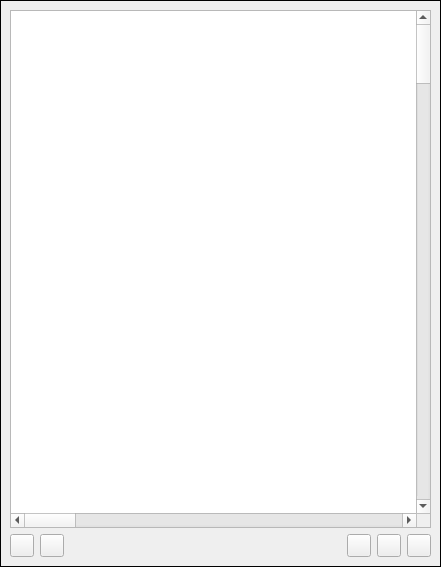
<?xml version="1.0" encoding="UTF-8"?>
<ui version="4.0">
 <class>PoseImageDisplayWidget</class>
 <widget class="QWidget" name="PoseImageDisplayWidget">
  <property name="geometry">
   <rect>
    <x>0</x>
    <y>0</y>
    <width>441</width>
    <height>567</height>
   </rect>
  </property>
  <property name="windowTitle">
   <string>Form</string>
  </property>
  <layout class="QVBoxLayout" name="verticalLayout">
   <property name="leftMargin">
    <number>0</number>
   </property>
   <property name="topMargin">
    <number>0</number>
   </property>
   <property name="rightMargin">
    <number>0</number>
   </property>
   <property name="bottomMargin">
    <number>0</number>
   </property>
   <item>
    <widget class="QFrame" name="imageFrame">
     <property name="minimumSize">
      <size>
       <width>0</width>
       <height>0</height>
      </size>
     </property>
     <property name="frameShape">
      <enum>QFrame::Panel</enum>
     </property>
     <property name="frameShadow">
      <enum>QFrame::Plain</enum>
     </property>
     <layout class="QVBoxLayout" name="verticalLayout_8">
      <item>
       <widget class="AvatarGraphicsView" name="avatarGraphicsView">
        <property name="sizePolicy">
         <sizepolicy hsizetype="Expanding" vsizetype="Expanding">
          <horstretch>0</horstretch>
          <verstretch>0</verstretch>
         </sizepolicy>
        </property>
        <property name="minimumSize">
         <size>
          <width>0</width>
          <height>200</height>
         </size>
        </property>
        <property name="autoFillBackground">
         <bool>false</bool>
        </property>
        <property name="styleSheet">
         <string notr="true"/>
        </property>
        <property name="frameShape">
         <enum>QFrame::StyledPanel</enum>
        </property>
        <property name="frameShadow">
         <enum>QFrame::Sunken</enum>
        </property>
        <property name="lineWidth">
         <number>1</number>
        </property>
        <property name="verticalScrollBarPolicy">
         <enum>Qt::ScrollBarAsNeeded</enum>
        </property>
        <property name="horizontalScrollBarPolicy">
         <enum>Qt::ScrollBarAsNeeded</enum>
        </property>
        <property name="sizeAdjustPolicy">
         <enum>QAbstractScrollArea::AdjustToContents</enum>
        </property>
        <property name="backgroundBrush">
         <brush brushstyle="NoBrush">
          <color alpha="255">
           <red>0</red>
           <green>0</green>
           <blue>0</blue>
          </color>
         </brush>
        </property>
        <property name="sceneRect">
         <rectf>
          <x>0.000000000000000</x>
          <y>0.000000000000000</y>
          <width>3000.000000000000000</width>
          <height>5000.000000000000000</height>
         </rectf>
        </property>
        <property name="dragMode">
         <enum>QGraphicsView::ScrollHandDrag</enum>
        </property>
        <property name="transformationAnchor">
         <enum>QGraphicsView::AnchorUnderMouse</enum>
        </property>
        <property name="rubberBandSelectionMode">
         <enum>Qt::IntersectsItemShape</enum>
        </property>
        <property name="class" stdset="0">
         <string>bg-base</string>
        </property>
       </widget>
      </item>
      <item>
       <layout class="QHBoxLayout" name="horizontalLayout_3">
        <property name="topMargin">
         <number>0</number>
        </property>
        <item>
         <widget class="QToolButton" name="zoomInToolButton">
          <property name="text">
           <string/>
          </property>
         </widget>
        </item>
        <item>
         <widget class="QToolButton" name="zoomOutToolButton">
          <property name="text">
           <string/>
          </property>
         </widget>
        </item>
        <item>
         <spacer name="horizontalSpacer">
          <property name="orientation">
           <enum>Qt::Horizontal</enum>
          </property>
          <property name="sizeHint" stdset="0">
           <size>
            <width>40</width>
            <height>20</height>
           </size>
          </property>
         </spacer>
        </item>
        <item>
         <widget class="QToolButton" name="centerOnImagesToolButton">
          <property name="text">
           <string/>
          </property>
         </widget>
        </item>
        <item>
         <widget class="QToolButton" name="moveImageUpLevelToolButton">
          <property name="text">
           <string/>
          </property>
         </widget>
        </item>
        <item>
         <widget class="QToolButton" name="moveImageDownLevelToolButton">
          <property name="text">
           <string/>
          </property>
         </widget>
        </item>
       </layout>
      </item>
     </layout>
    </widget>
   </item>
  </layout>
 </widget>
 <customwidgets>
  <customwidget>
   <class>AvatarGraphicsView</class>
   <extends>QGraphicsView</extends>
   <header>widgets/settings-dialog/avatar-graphics-view.h</header>
  </customwidget>
 </customwidgets>
 <resources/>
 <connections/>
</ui>
